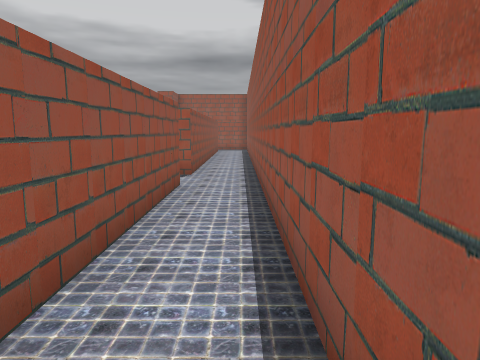
[1] (above)

24 first-person views from a walk through a Godot game level. The camera is 1.3 m above the floor, tilts 8° down and sees 70° across. The floor is counted in squares, 1 m on a side. Each view is taken from the middle of a square. On the plan, view 1 faces up. The plan holds only what a view shows up to about 15 squares ahead; the rest is blank. The place goes on beyond the plan. Characters and animated objects are left out.

[2]
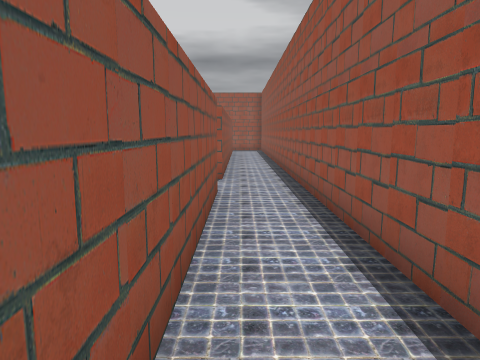

[3]
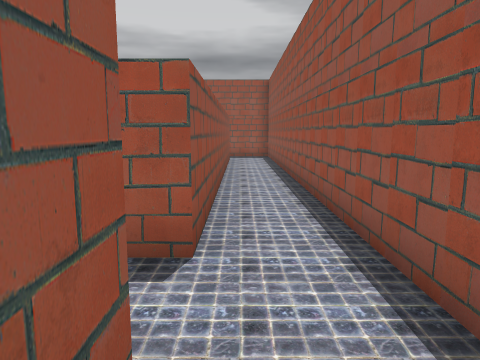

[4]
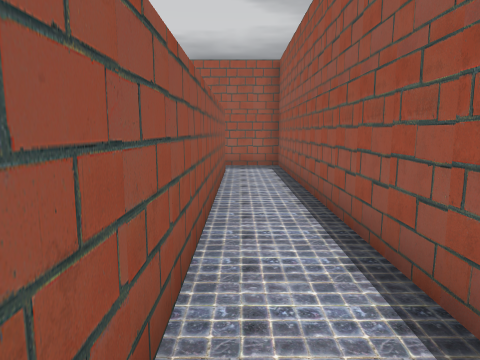

[5]
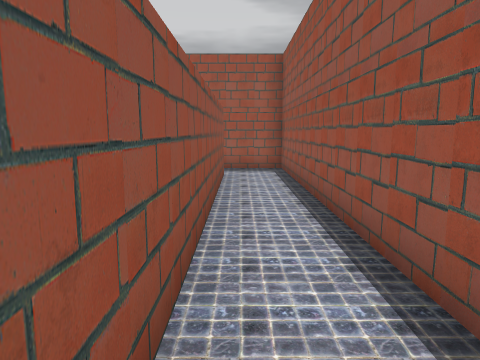

[6]
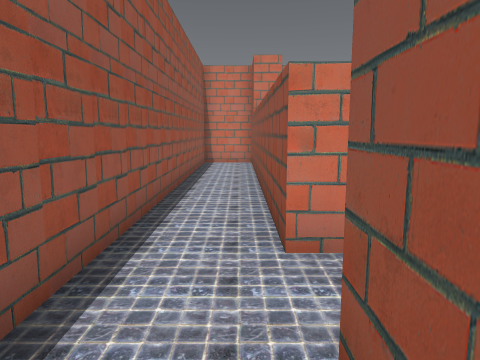

[7]
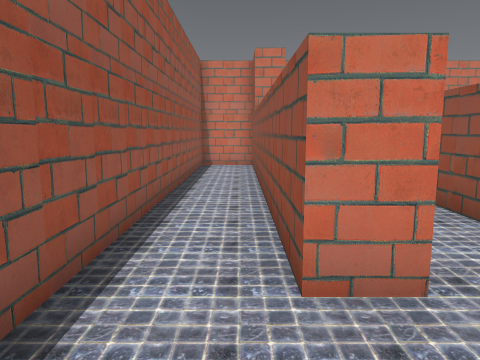

[8]
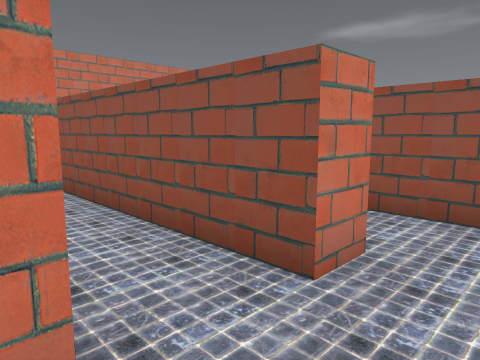

[9]
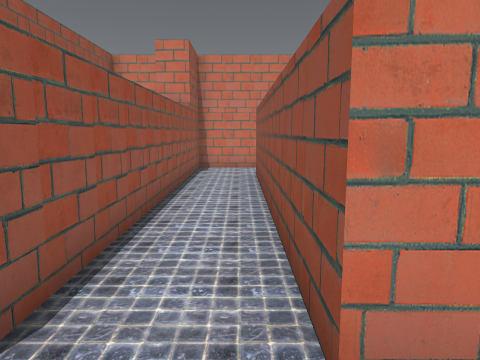

[10]
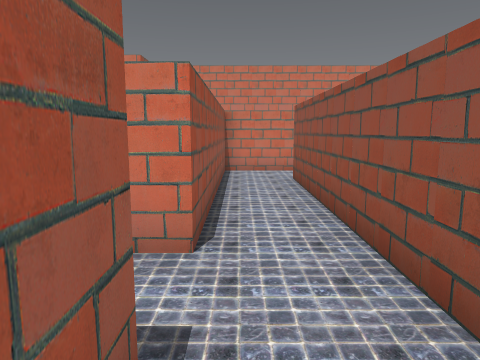

[11]
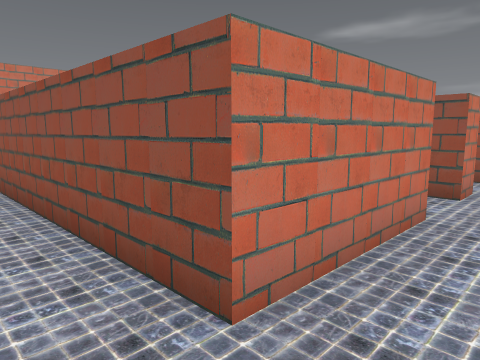

[12]
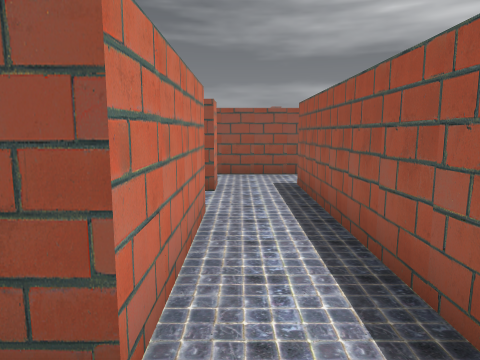

[13]
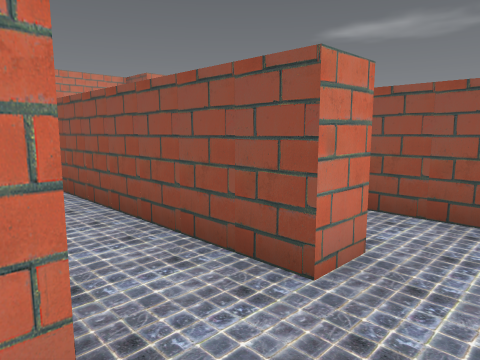

[14]
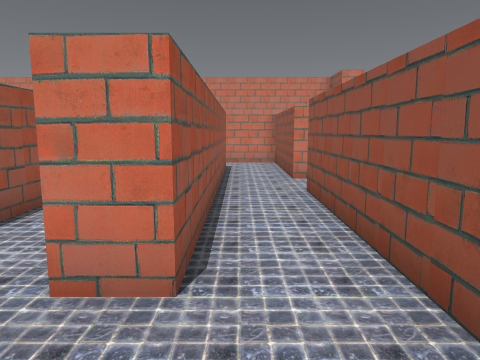

[15]
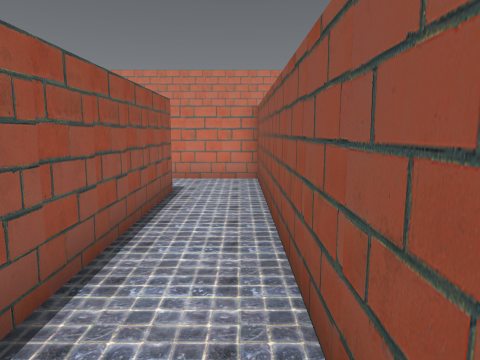

[16]
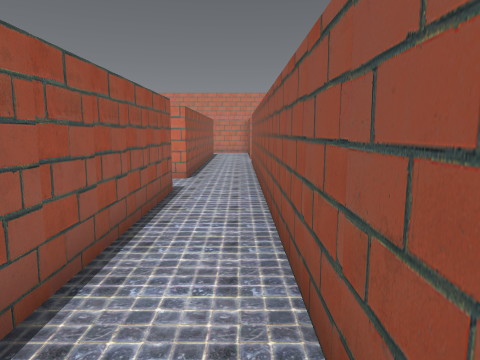

[17]
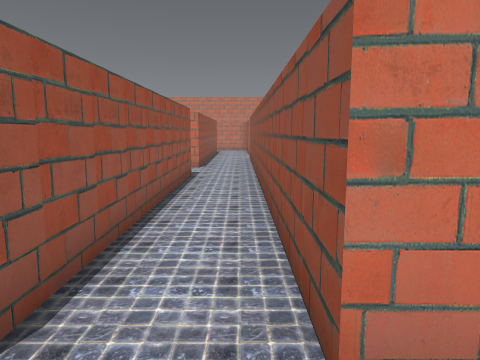

[18]
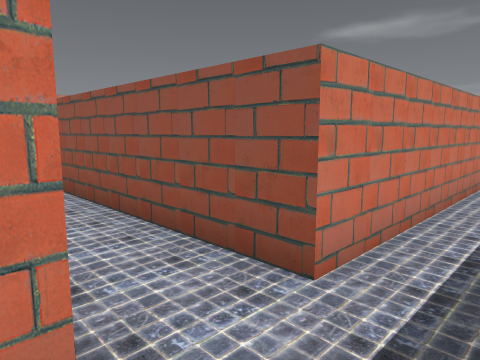

[19]
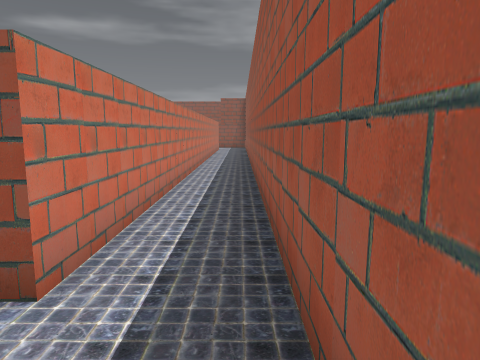

[20]
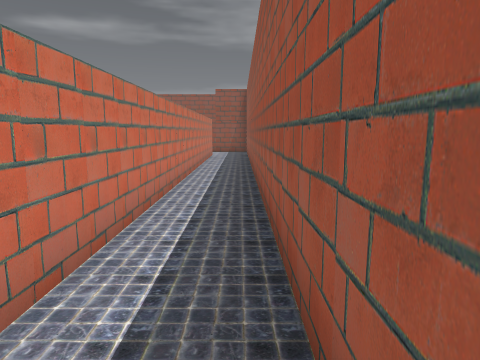

[21]
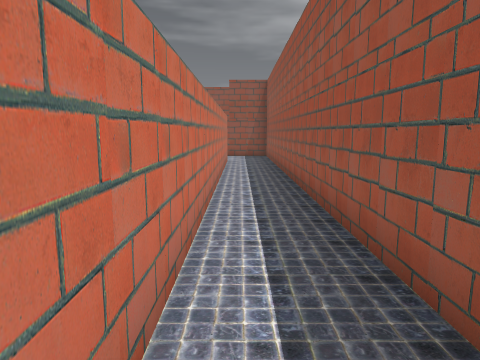

[22]
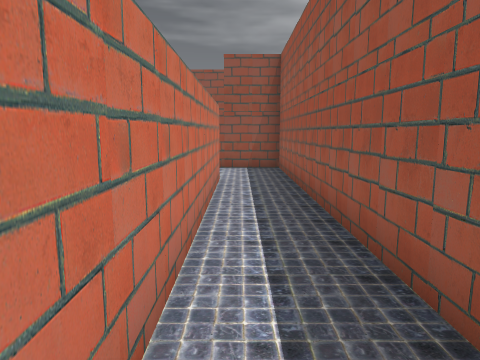

[23]
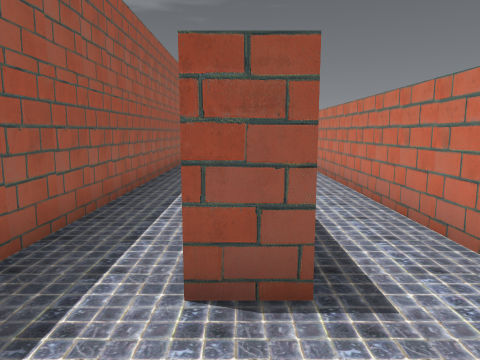

[24]
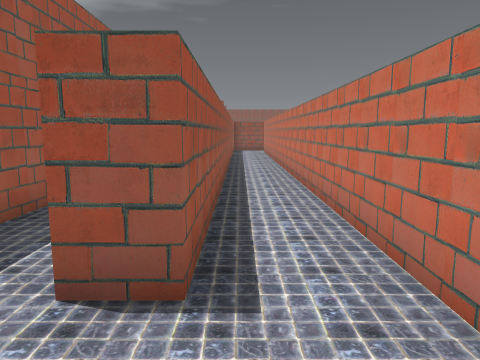

### Floor plan
Points are (right, up) in squares from view 1. A wall is a line through its corners. A room is listed if a view was taken in it or the views show most of it. See-through windows are left out.
Room 1 (views 1, 2, 3, 4, 5, 6, 7, 8)
walls: (-2.5, 8.4) (-1.5, 8.4) (-1.5, -2); (-1.5, 23.5) (-1.5, 10.4) (-2.2, 10.4); (-1.5, -2.6) (0.5, -2.6) (0.5, 25.4) (-1.6, 25.4)
ways out: opening at (-2, 9.5) to room 2
Room 2 (view 9)
walls: (-4.6, -2.6) (-2.5, -2.6) (-2.5, 8); (-5.5, 8.4) (-4.5, 8.4) (-4.5, -0.6)
ways out: opening at (-2, 9.5) to room 1; opening at (-5, 9.5) to room 3
Room 3 (views 10, 14, 16, 17, 18, 19, 20, 21, 22, 23, 24)
walls: (-14.5, 25.4) (-42.5, 25.4) (-42.5, 23.2); (-13.5, 14.4) (-14.5, 14.4) (-14.5, 23); (-28, 22.4) (-39.5, 22.4) (-39.5, 23.4) (-16.5, 23.4) (-16.5, 7.4); (-7.5, 12.4) (-7.5, 2.4); (-17, 5.4) (-16.5, 5.4) (-16.5, 0.4) (-14.4, 0.4); (-5.5, 10.4) (-5.5, 11.4); (-14.5, 3) (-14.5, 12.4) (-13.5, 12.4); (-40, 20.4) (-26.9, 20.4); (-7.9, 0.4) (-5.5, 0.4); (-5.5, 0.8) (-5.5, 8.4)
ways out: opening at (-5, 9.5) to room 2; opening at (-14, 13.5) to room 4; opening at (-6.5, 11.5) to room 4; opening at (-17, 6.5)
Room 4 (views 11, 12, 13, 15)
walls: (-11.5, 12.4) (-7.5, 12.4); (-13.5, 12.4) (-13.5, 3.4) (-11, 3.4); (-7.9, 14.4) (-13.5, 14.4); (-11.5, 5.4) (-11.5, 11)
ways out: opening at (-14, 13.5) to room 3; opening at (-6.5, 11.5) to room 3; opening at (-11, 4.5)

Where each view was taken, in squares from view 1:
view 1: 0 up, 0 right, facing up
view 2: 1 up, 1 left, facing up
view 3: 7 up, 1 left, facing up
view 4: 12 up, 1 left, facing up
view 5: 13 up, 1 left, facing up
view 6: 12 up, 1 left, facing down
view 7: 11 up, 1 left, facing down
view 8: 10 up, 2 left, facing down-left
view 9: 10 up, 4 left, facing down
view 10: 12 up, 6 left, facing down
view 11: 14 up, 6 left, facing down-left
view 12: 13 up, 6 left, facing left
view 13: 14 up, 11 left, facing down-left
view 14: 15 up, 15 left, facing down
view 15: 13 up, 13 left, facing down
view 16: 22 up, 16 left, facing down
view 17: 25 up, 16 left, facing down
view 18: 25 up, 14 left, facing down-left
view 19: 25 up, 14 left, facing left
view 20: 25 up, 20 left, facing left
view 21: 24 up, 24 left, facing left
view 22: 24 up, 30 left, facing left
view 23: 23 up, 42 left, facing right
view 24: 22 up, 42 left, facing right
